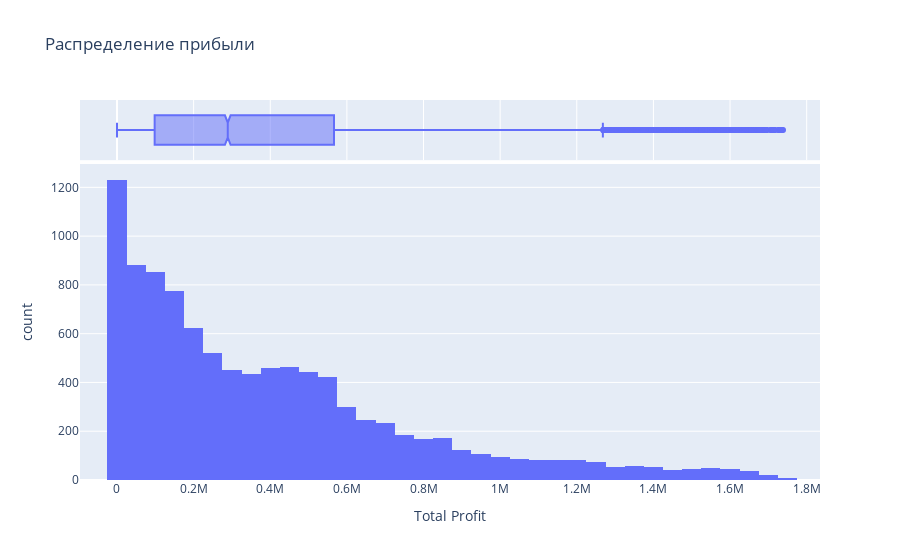
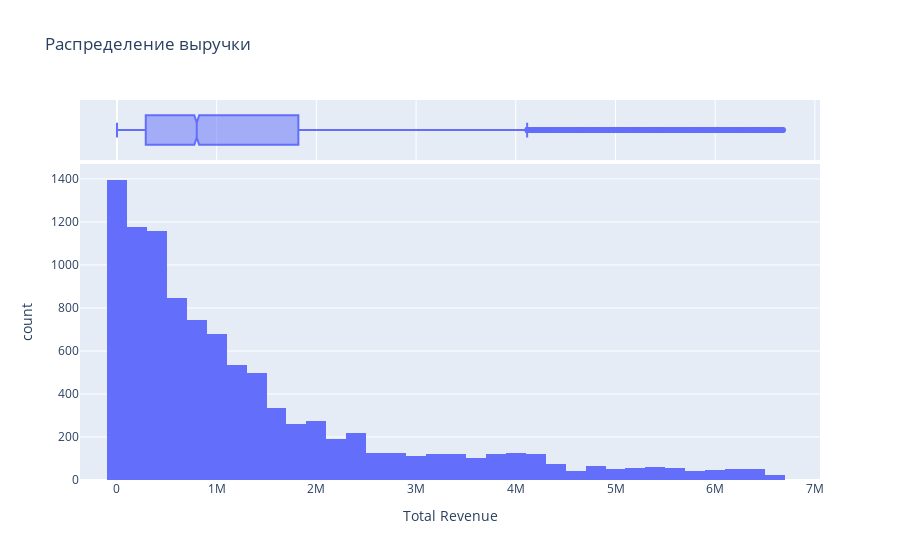
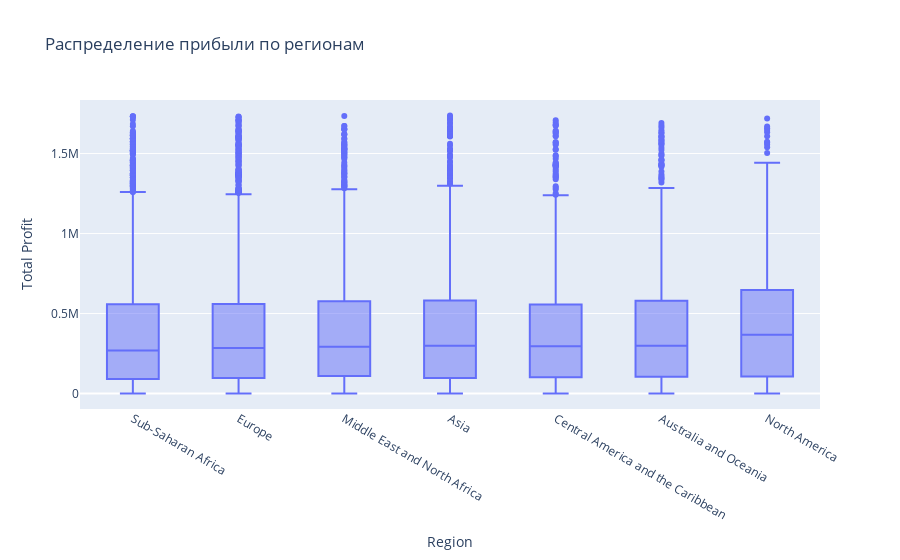

Here is the notebook cell these charts were saved with, in order:
### Markdown cell above
По тесту САМОГО ШАПИРА-УИЛКА (в дальнейшем обозначим его как "Улитка") мы выяснили, что все p-value < 0.05, а значит ни один показатель не распределён нормально
как сказал инет, лучше делать непараметрические данные 



Что-то данные гавна поели

### Code cell
# Гистограммы + KDE
fig1 = px.histogram(df_numeric, x="Total Profit", marginal="box", nbins=50, title="Распределение прибыли")
fig2 = px.histogram(df_numeric, x="Total Revenue", marginal="box", nbins=50, title="Распределение выручки")




# Boxplot по регионам
fig4 = px.box(df, x="Region", y="Total Profit", title="Распределение прибыли по регионам")

# Вывод графиков Plotly
fig1.show()
fig2.show()

fig4.show()

### Figure 1 — Plotly figure (JSON) as saved in the notebook; plotly's stock layout.template omitted (floating-point values rounded to 4 significant figures; data arrays with more than 128 entries replaced by an {"elided": "..."} marker saying what was removed)
{"data": [{"bingroup": "x", "hovertemplate": "Total Profit=%{x}<br>count=%{y}<extra></extra>", "legendgroup": "", "marker": {"color": "#636efa", "pattern": {"shape": ""}}, "name": "", "nbinsx": 50, "orientation": "v", "showlegend": false, "type": "histogram", "x": {"elided": "10000 float values"}, "xaxis": "x", "yaxis": "y"}, {"hovertemplate": "Total Profit=%{x}<extra></extra>", "legendgroup": "", "marker": {"color": "#636efa"}, "name": "", "notched": true, "showlegend": false, "type": "box", "x": {"elided": "10000 float values"}, "xaxis": "x2", "yaxis": "y2"}], "layout": {"barmode": "relative", "legend": {"tracegroupgap": 0}, "title": {"text": "Распределение прибыли"}, "xaxis": {"anchor": "y", "domain": [0, 1], "title": {"text": "Total Profit"}}, "xaxis2": {"anchor": "y2", "domain": [0, 1], "matches": "x", "showgrid": true, "showticklabels": false}, "yaxis": {"anchor": "x", "domain": [0, 0.8316], "title": {"text": "count"}}, "yaxis2": {"anchor": "x2", "domain": [0.8416, 1], "matches": "y2", "showgrid": false, "showline": false, "showticklabels": false, "ticks": ""}}}

### Figure 2 — Plotly figure (JSON) as saved in the notebook; plotly's stock layout.template omitted (floating-point values rounded to 4 significant figures; data arrays with more than 128 entries replaced by an {"elided": "..."} marker saying what was removed)
{"data": [{"bingroup": "x", "hovertemplate": "Total Revenue=%{x}<br>count=%{y}<extra></extra>", "legendgroup": "", "marker": {"color": "#636efa", "pattern": {"shape": ""}}, "name": "", "nbinsx": 50, "orientation": "v", "showlegend": false, "type": "histogram", "x": {"elided": "10000 float values"}, "xaxis": "x", "yaxis": "y"}, {"hovertemplate": "Total Revenue=%{x}<extra></extra>", "legendgroup": "", "marker": {"color": "#636efa"}, "name": "", "notched": true, "showlegend": false, "type": "box", "x": {"elided": "10000 float values"}, "xaxis": "x2", "yaxis": "y2"}], "layout": {"barmode": "relative", "legend": {"tracegroupgap": 0}, "title": {"text": "Распределение выручки"}, "xaxis": {"anchor": "y", "domain": [0, 1], "title": {"text": "Total Revenue"}}, "xaxis2": {"anchor": "y2", "domain": [0, 1], "matches": "x", "showgrid": true, "showticklabels": false}, "yaxis": {"anchor": "x", "domain": [0, 0.8316], "title": {"text": "count"}}, "yaxis2": {"anchor": "x2", "domain": [0.8416, 1], "matches": "y2", "showgrid": false, "showline": false, "showticklabels": false, "ticks": ""}}}

### Figure 3 — Plotly figure (JSON) as saved in the notebook; plotly's stock layout.template omitted (floating-point values rounded to 4 significant figures; data arrays with more than 128 entries replaced by an {"elided": "..."} marker saying what was removed)
{"data": [{"alignmentgroup": "True", "hovertemplate": "Region=%{x}<br>Total Profit=%{y}<extra></extra>", "legendgroup": "", "marker": {"color": "#636efa"}, "name": "", "notched": false, "offsetgroup": "", "orientation": "v", "showlegend": false, "type": "box", "x": {"elided": "10000 str values"}, "x0": " ", "xaxis": "x", "y": {"elided": "10000 float values"}, "y0": " ", "yaxis": "y"}], "layout": {"boxmode": "group", "legend": {"tracegroupgap": 0}, "title": {"text": "Распределение прибыли по регионам"}, "xaxis": {"anchor": "y", "domain": [0, 1], "title": {"text": "Region"}}, "yaxis": {"anchor": "x", "domain": [0, 1], "title": {"text": "Total Profit"}}}}
